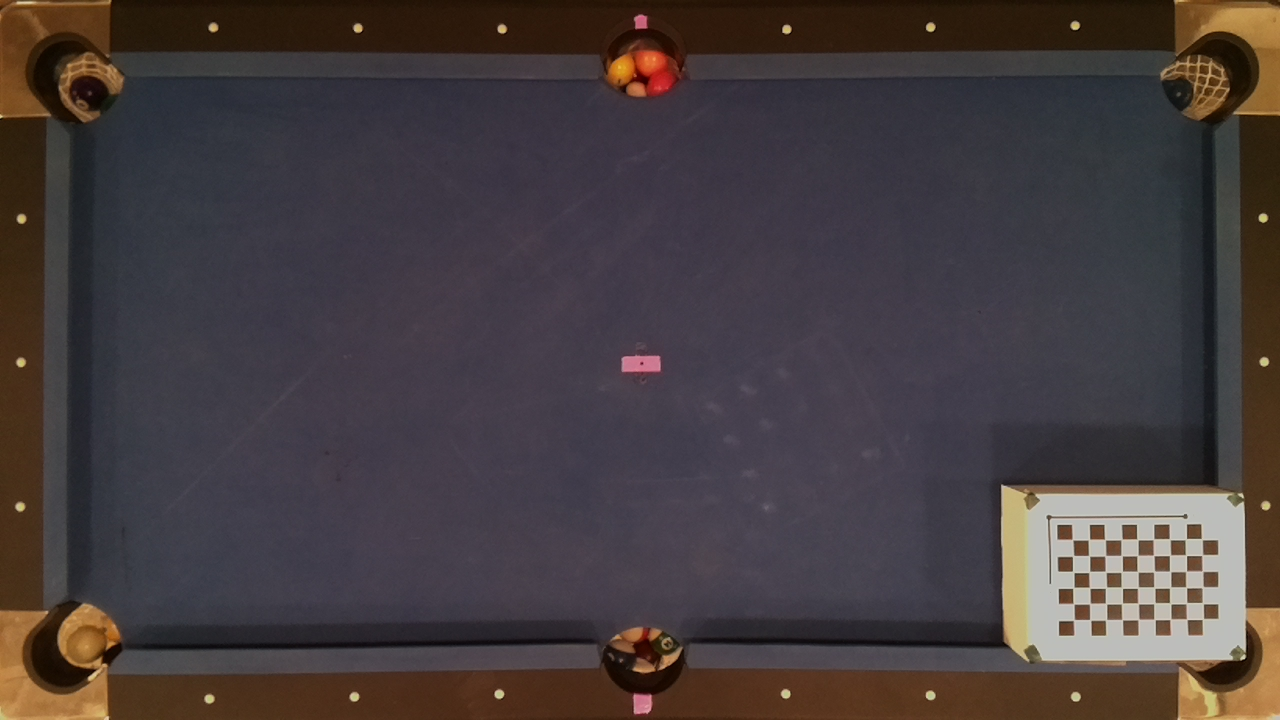
%> input picture MatLabBilliards/Photos/image_0001.png, 1280 x 720 px
$ octave --eval "result = identi_que(imread('Photos/image_0001.png'));"   (GNU Octave 9; MATLAB toolbox functions it lacks are replaced by stand-ins)
%> lines starting %> are read from the running program, lines starting %| are printed output that depends on the picture; in (x1, y1, x2, y2) boxes, pixels count from 0 and x2, y2 are one past the last pixel; in counts of white or black regions, pixels touching at a corner belong together; the program's own positions count from 1
function [center_x,center_y] = identi_que(img)
try
    % Convert RGB image to chosen color space
    I = rgb2lab(img);

    % Define thresholds for channel 1 based on histogram settings
    channel1Min = 50.271;
    channel1Max = 94.043;

    % Define thresholds for channel 2 based on histogram settings
    channel2Min = -18.303;
    channel2Max = 6.299;

    % Define thresholds for channel 3 based on histogram settings
    channel3Min = -8.918;
    channel3Max = 51.470;

    % Create mask based on chosen histogram thresholds
    sliderBW = (I(:,:,1) >= channel1Min ) & (I(:,:,1) <= channel1Max) & ...
        (I(:,:,2) >= channel2Min ) & (I(:,:,2) <= channel2Max) & ...
        (I(:,:,3) >= channel3Min ) & (I(:,:,3) <= channel3Max);
    BW = sliderBW;

    % Initialize output masked image based on input image.
    maskedRGBImage = img;

    % Set background pixels where BW is false to zero.
    maskedRGBImage(repmat(~BW,[1 1 3])) = 0;
    [c, r] = imfindcircles(maskedRGBImage,[16 26],'Sensitivity', .9, 'EdgeThreshold', .5);
    cSelect = c(1,:);

catch
    try
        %createMask  Threshold RGB image using auto-generated code from colorThresholder app.
        I = rgb2lab(img);
        % Define thresholds for channel 1 based on histogram settings
        channel1Min = 81.726;
        channel1Max = 99.901;
        % Define thresholds for channel 2 based on histogram settings
        channel2Min = -42.737;
        channel2Max = 13.244;
        % Define thresholds for channel 3 based on histogram settings
        channel3Min = -20.820;
        channel3Max = 37.376;
        % Create mask based on chosen histogram thresholds
        sliderBW = (I(:,:,1) >= channel1Min ) & (I(:,:,1) <= channel1Max) & ...
            (I(:,:,2) >= channel2Min ) & (I(:,:,2) <= channel2Max) & ...
            (I(:,:,3) >= channel3Min ) & (I(:,:,3) <= channel3Max);
        BW = sliderBW;
        % Initialize output masked image based on input image.
        maskedRGBImage = img;
        % Set background pixels where BW is false to zero.
        maskedRGBImage(repmat(~BW,[1 1 3])) = 0;
        %%
        [c, r] = imfindcircles(maskedRGBImage,[16 26],'Sensitivity', .9, 'EdgeThreshold', .5);
        cSelect = c(1,:);%takes strongest possibilty of white
    catch
        try
            %If the L*A*B fails then try HSV distortion
            I = rgb2hsv(img);
            % Define thresholds for channel 1 based on histogram settings
            channel1Min = 0.057;
            channel1Max = 0.443;
            % Define thresholds for channel 2 based on histogram settings
            channel2Min = 0.000;
            channel2Max = 0.605;
            % Define thresholds for channel 3 based on histogram settings
            channel3Min = 0.626;
            channel3Max = 1.000;
            % Create mask based on chosen histogram thresholds
            sliderBW = (I(:,:,1) >= channel1Min ) & (I(:,:,1) <= channel1Max) & ...
                (I(:,:,2) >= channel2Min ) & (I(:,:,2) <= channel2Max) & ...
                (I(:,:,3) >= channel3Min ) & (I(:,:,3) <= channel3Max);
            BW = sliderBW;
            % Initialize output masked image based on input image.
            maskedRGBImage = img;
            % Set background pixels where BW is false to zero.
            maskedRGBImage(repmat(~BW,[1 1 3])) = 0;
            [c, r] = imfindcircles(maskedRGBImage,[16 26],'Sensitivity', .9, 'EdgeThreshold', .5);
            cSelect = c(1,:);
        catch
            try
                I = rgb2lab(img);
                % Define thresholds for channel 1 based on histogram settings
                channel1Min = 66.406;
                channel1Max = 95.155;
                % Define thresholds for channel 2 based on histogram settings
                channel2Min = -20.330;
                channel2Max = 8.198;
                % Define thresholds for channel 3 based on histogram settings
                channel3Min = -8.430;
                channel3Max = 57.936;
                % Create mask based on chosen histogram thresholds
                sliderBW = (I(:,:,1) >= channel1Min ) & (I(:,:,1) <= channel1Max) & ...
                    (I(:,:,2) >= channel2Min ) & (I(:,:,2) <= channel2Max) & ...
                    (I(:,:,3) >= channel3Min ) & (I(:,:,3) <= channel3Max);
                BW = sliderBW;
                % Initialize output masked image based on input image.
                maskedRGBImage = img;
                % Set background pixels where BW is false to zero.
                maskedRGBImage(repmat(~BW,[1 1 3])) = 0;
                [c, r] = imfindcircles(maskedRGBImage,[16 26],'Sensitivity', .9, 'EdgeThreshold', .5);

                cSelect = c(1,:);
            catch
                %this is just to avoid errors so i can can still run to test
                %locations
                [center_y,center_x]=size(rgb2gray(img));
                center_y=center_y/2;
                center_x=center_x/2;
                return
            end
        end
    end
end
viscircles(c(1,:), r(1),'Color',[0.8500 0.3250 0.0980],'LineWidth',3,'LineStyle',':');
center_x=cSelect(1);
center_y=cSelect(2);
end
%> in identi_que, `I = rgb2lab(img);`: I: size 720x1280x3 double; mean of channels 1, 2, 3 26.5, 4.8, 0.4
%> in identi_que, `sliderBW = (I(:,:,1) >= channel1Min ) & (I(:,:,1) <= channel1Max) & (I..`:
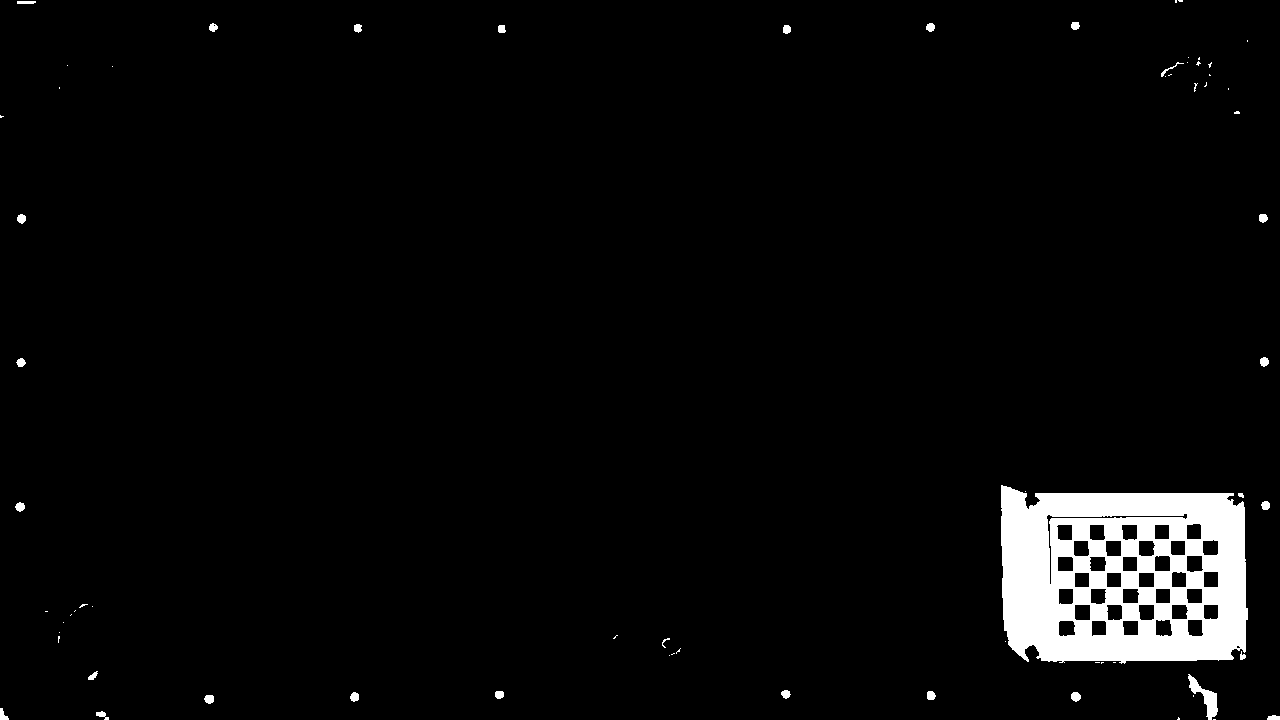
%> sliderBW: size 720x1280 logical; 3.8% white; 68 white regions (39 under 20 px), largest, box (x1, y1, x2, y2) and area: (1001, 485, 1248, 664) 32567, (1188, 674, 1218, 720) 475, (1071, 692, 1081, 702) 77
%> in identi_que, maskedRGBImage is the input picture: size 720x1280x3 uint8; mean R, G, B 69.9, 61.1, 62.6
%> in identi_que, `maskedRGBImage(repmat(~BW,[1 1 3])) = 0;`:
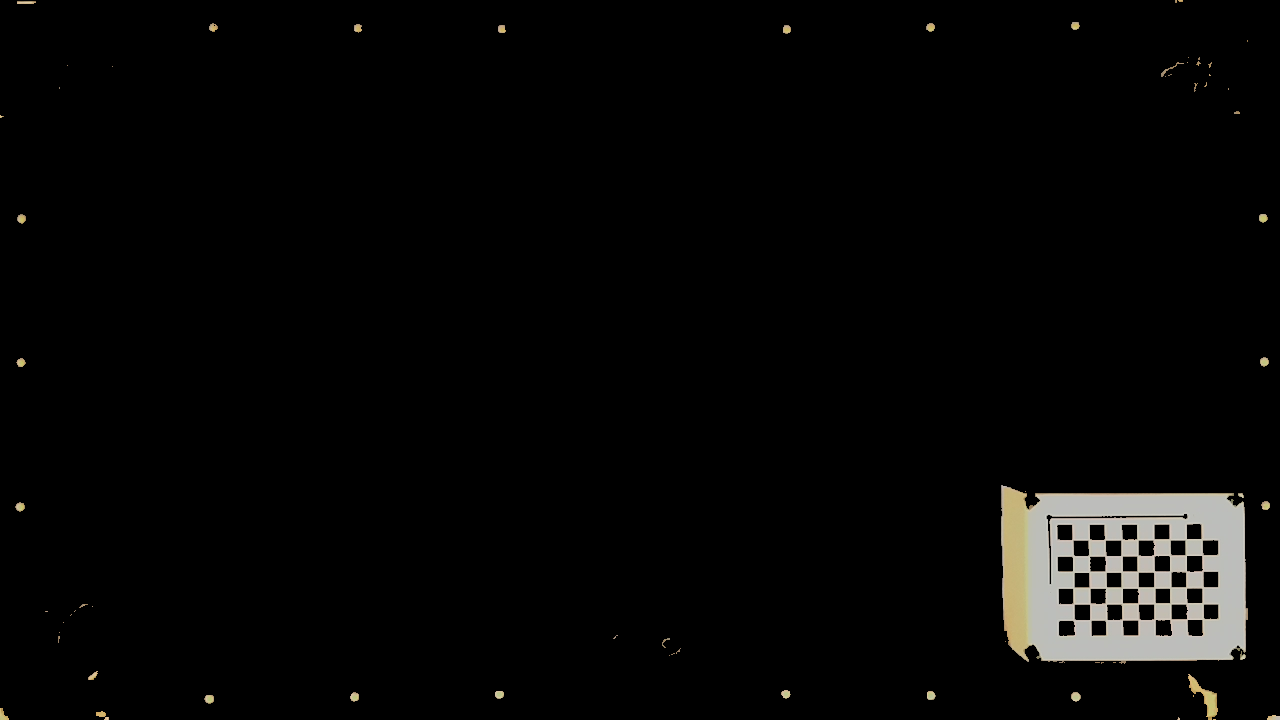
%> maskedRGBImage: size 720x1280x3 uint8; mean R, G, B 7.2, 7, 6.4
%> in identi_que, `[c, r] = imfindcircles(maskedRGBImage,[16 26],'Sensitivity', .9, 'Edge..`: c = [640.5 360.5]; r = 16
%> in identi_que, `cSelect = c(1,:);`: cSelect = [640.5 360.5]
%> in identi_que, `center_x=cSelect(1);`: center_x = 640.5
%> in identi_que, `center_y=cSelect(2);`: center_y = 360.5
%> `result = identi_que(imread('Photos/image_0001.png'));`:
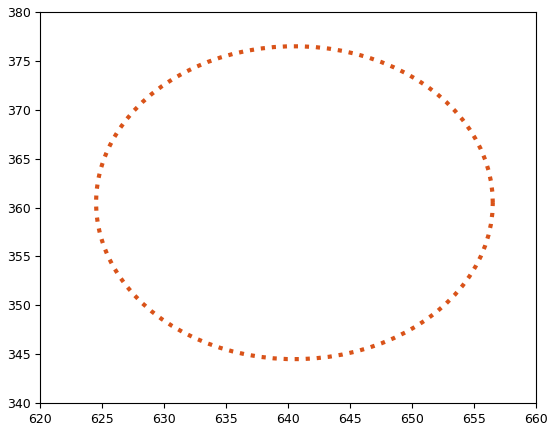
%> figure redrawn from the program's plot data
%> `result = identi_que(imread('Photos/image_0001.png'));`: result = 640.5

$ run again, on MatLabBilliards/Photos/image_0002.png
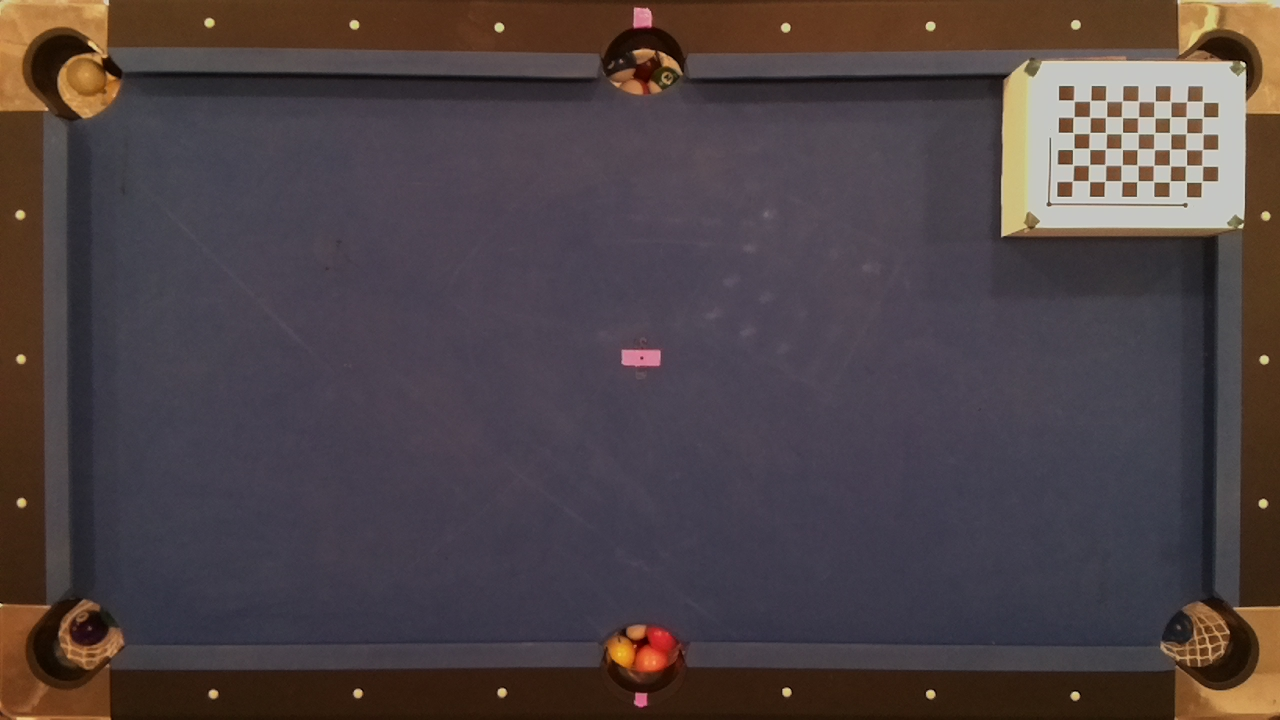
%> input picture MatLabBilliards/Photos/image_0002.png, 1280 x 720 px
%> I: size 720x1280x3 double; mean of channels 1, 2, 3 29.2, 6, 0.6
%> in identi_que, `sliderBW = (I(:,:,1) >= channel1Min ) & (I(:,:,1) <= channel1Max) & (I..`:
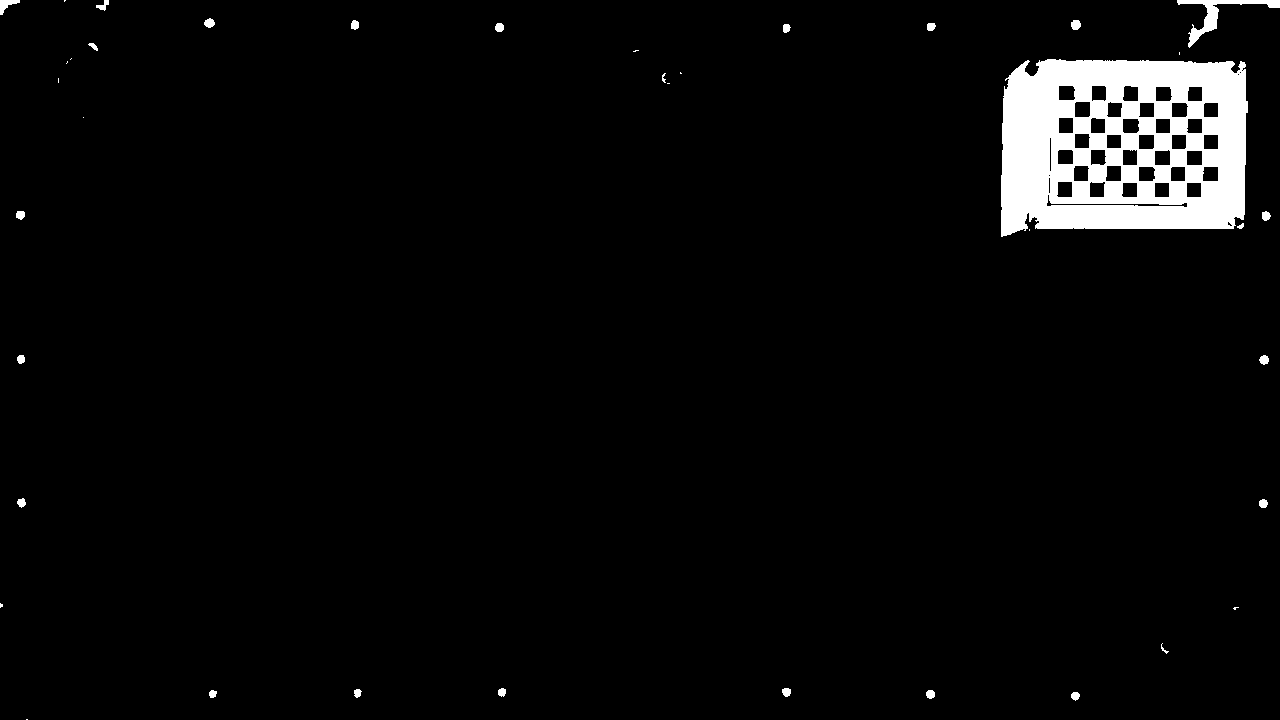
%> sliderBW: size 720x1280 logical; 3.9% white; 39 white regions (13 under 20 px), largest, box (x1, y1, x2, y2) and area: (1001, 59, 1248, 237) 32992, (1177, 0, 1280, 48) 966, (0, 0, 20, 15) 142
%> in identi_que, maskedRGBImage is the input picture: size 720x1280x3 uint8; mean R, G, B 77.8, 66.5, 68.6
%> in identi_que, `maskedRGBImage(repmat(~BW,[1 1 3])) = 0;`:
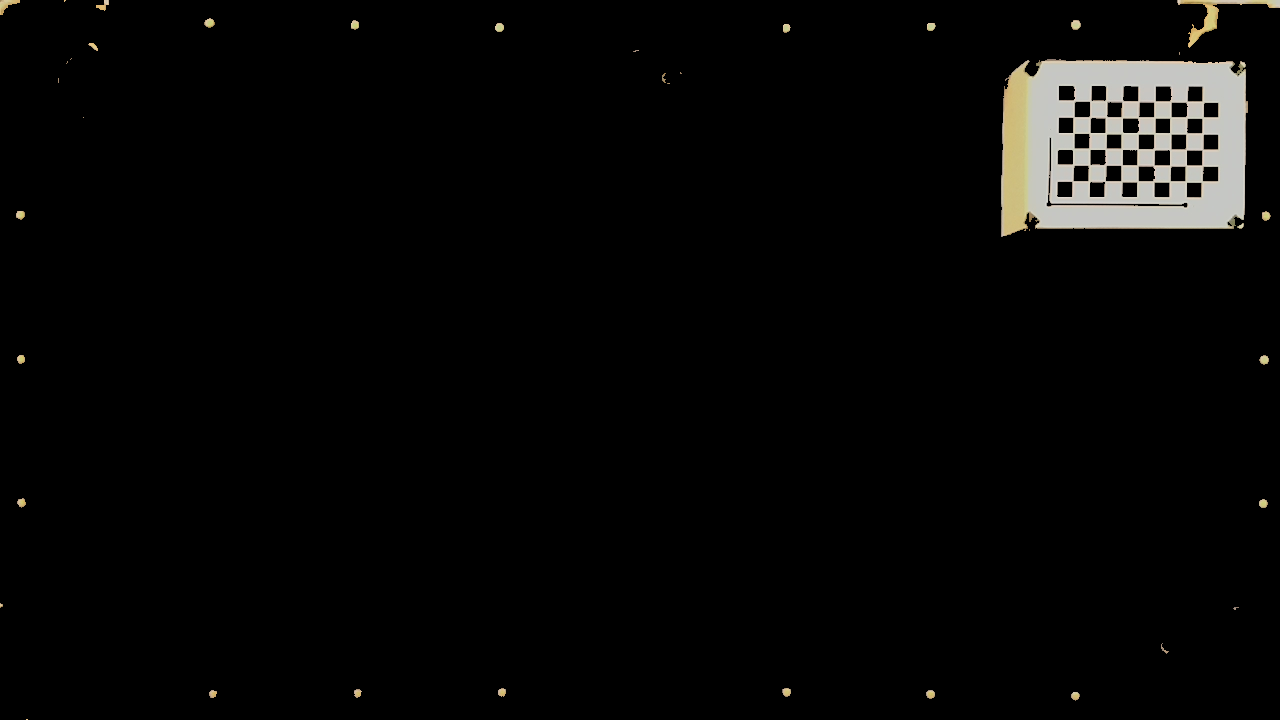
%> maskedRGBImage: size 720x1280x3 uint8; mean R, G, B 7.6, 7.5, 6.8
%> c = [640.5 360.5]; r = 16
%> cSelect = [640.5 360.5]
%> center_x = 640.5
%> center_y = 360.5
%> result = 640.5
